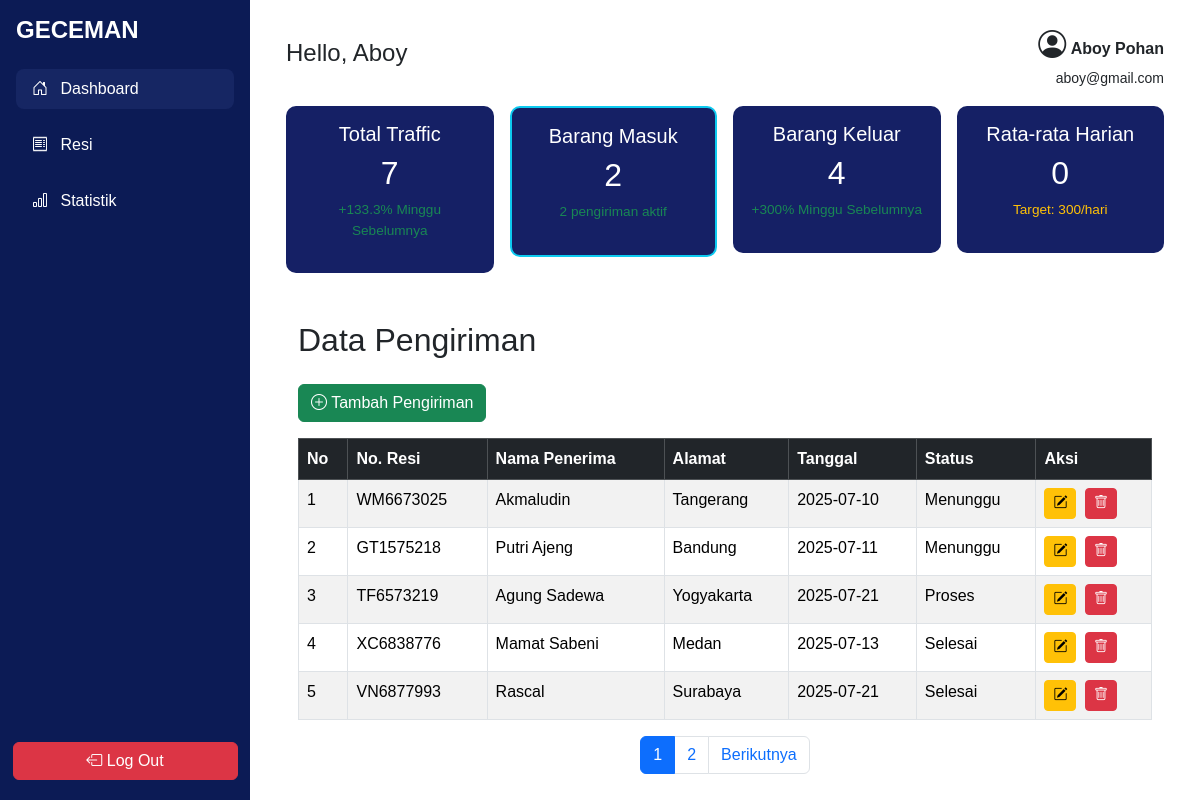
Page /dashboard.php (signed in) on the committed database.
### tables this page shows
CREATE TABLE `pengiriman` (
  `id` int(11) NOT NULL,
  `no_resi` varchar(20) NOT NULL,
  `nama_penerima` varchar(100) DEFAULT NULL,
  `alamat` varchar(100) DEFAULT NULL,
  `tanggal` date DEFAULT NULL,
  `status` enum('Selesai','Proses','Menunggu') DEFAULT NULL,
  `status_tracking` varchar(100) DEFAULT NULL
);

### dashboard.php (the view, shortened to what this page needs)
<?php
$koneksi = new mysqli("localhost", "root", "", "geceman");
$q_total = $koneksi->query("SELECT COUNT(*) AS total FROM pengiriman");
$total = $q_total->fetch_assoc()['total'];
$q_masuk = $koneksi->query("SELECT COUNT(*) AS masuk FROM pengiriman WHERE status = 'Menunggu'");
$masuk = $q_masuk->fetch_assoc()['masuk'];
$q_keluar = $koneksi->query("SELECT COUNT(*) AS keluar FROM pengiriman WHERE status = 'Selesai'");
$keluar = $q_keluar->fetch_assoc()['keluar'];
$q_avg = $koneksi->query("SELECT COUNT(*) / 7 AS rata2 FROM pengiriman WHERE tanggal >= DATE_SUB(CURDATE(), INTERVAL 7 DAY)");
$rata2 = round($q_avg->fetch_assoc()['rata2']);
$q_lastweek = $koneksi->query("SELECT COUNT(*) AS jumlah FROM pengiriman WHERE tanggal BETWEEN DATE_SUB(CURDATE(), INTERVAL 14 DAY) AND DATE_SUB(CURDATE(), INTERVAL 7 DAY)");
$lastweek = $q_lastweek->fetch_assoc()['jumlah'];
$growth_masuk = $lastweek > 0 ? round((($total - $lastweek) / $lastweek) * 100, 1) : 0;
$q_keluar_lastweek = $koneksi->query("SELECT COUNT(*) AS keluar FROM pengiriman WHERE status = 'Selesai' AND tanggal BETWEEN DATE_SUB(CURDATE(), INTERVAL 14 DAY) AND DATE_SUB(CURDATE(), INTERVAL 7 DAY)");
$keluar_lastweek = $q_keluar_lastweek->fetch_assoc()['keluar'];
$growth_keluar = $keluar_lastweek > 0 ? round((($keluar - $keluar_lastweek) / $keluar_lastweek) * 100, 1) : 0;
?>
<!DOCTYPE html>
<html lang="id">
<head>
  <link href="https://cdn.jsdelivr.net/npm/bootstrap@5.3.3/dist/css/bootstrap.min.css" rel="stylesheet">
  <link rel="stylesheet" href="https://cdn.jsdelivr.net/npm/bootstrap-icons@1.10.5/font/bootstrap-icons.css">
</head>
<body>
<div class="sidebar" id="side_nav">
  <h4 class="mb-4">GECEMAN</h4>
  <ul>
    <li class="active"><a href="#"><i class="bi bi-house-door me-2"></i> Dashboard</a></li>
    <li><a href="resi.php"><i class="bi bi-receipt me-2"></i> Resi</a></li>
    <li><a href="statistik.php"><i class="bi bi-bar-chart me-2"></i> Statistik</a></li>
  </ul>
  <a href="logout.php" class="btn btn-danger btn-logout">
  <i class="bi bi-box-arrow-left"></i> Log Out
</a>
</div>
<div class="content">
  <div class="container-fluid">
    <div class="d-flex justify-content-between align-items-center mb-3">
      <h4>Hello, Aboy</h4>
      <div class="text-end">
        <i class="bi bi-person-circle fs-3"></i>
        <strong>Aboy Pohan</strong><br>
        <small>aboy@gmail.com</small>
      </div>
    </div>
  <div class="row g-3">
  <div class="col-md-3">
    <div class="card-stat">
      <h5>Total Traffic</h5>
      <h2><?= number_format($total) ?></h2>
      <p class="<?= ($growth_masuk >= 0) ? 'text-success' : 'text-danger' ?>">
        <?= ($growth_masuk >= 0 ? '+' : '') . $growth_masuk ?>% Minggu Sebelumnya
      </p>
    </div>
  </div>
  <div class="col-md-3">
    <div class="card-stat border border-info border-2">
      <h5>Barang Masuk</h5>
      <h2><?= number_format($masuk) ?></h2>
      <p class="text-success"><?= $masuk ?> pengiriman aktif</p>
    </div>
  </div>
  <div class="col-md-3">
    <div class="card-stat">
      <h5>Barang Keluar</h5>
      <h2><?= number_format($keluar) ?></h2>
      <p class="<?= ($growth_keluar >= 0) ? 'text-success' : 'text-danger' ?>">
        <?= ($growth_keluar >= 0 ? '+' : '') . $growth_keluar ?>% Minggu Sebelumnya
      </p>
    </div>
  </div>
  <div class="col-md-3">
    <div class="card-stat">
      <h5>Rata-rata Harian</h5>
      <h2><?= number_format($rata2) ?></h2>
      <p class="text-warning">Target: 300/hari</p>
    </div>
  </div>
</div>
    <div class="container mt-5">
  <h2>Data Pengiriman</h2>
  <button class="btn btn-success my-3" data-bs-toggle="modal" data-bs-target="#modalTambah">
    <i class="bi bi-plus-circle"></i> Tambah Pengiriman
  </button>
  <table class="table table-bordered table-striped">
    <thead class="table-dark text-light fw-bold">
      <tr>
        <th>No</th>
        <th>No. Resi</th>
        <th>Nama Penerima</th>
        <th>Alamat</th>
        <th>Tanggal</th>
        <th>Status</th>
        <th>Aksi</th>
      </tr>
    </thead>
    <tbody>
      <?php
      include 'koneksi.php';
        $limit = 5;
        $page = isset($_GET['page']) ? (int)$_GET['page'] : 1;
        $start = ($page - 1) * $limit;
        $no = $start + 1;
     $query = mysqli_query($koneksi, "SELECT * FROM pengiriman ORDER BY id DESC LIMIT $start, $limit");
      while($data = mysqli_fetch_array($query)){
      ?>
      <tr>
        <td><?= $no++ ?></td>
        <td><?= $data['no_resi'] ?></td>
        <td><?= $data['nama_penerima'] ?></td>
        <td><?= $data['alamat'] ?></td>
        <td><?= $data['tanggal'] ?></td>
        <td><?= $data['status'] ?></td>
        <td>
        <button class="btn btn-sm btn-warning me-1" data-bs-toggle="modal" data-bs-target="#modalEdit<?= $data['id'] ?>">
            <i class="bi bi-pencil-square"></i>
        </button>
          <a href="hapus.php?id=<?= $data['id'] ?>" onclick="return confirm('Hapus data ini?')" class="btn btn-danger btn-sm"><i class="bi bi-trash"></i></a>
        </td>
      </tr>
      <?php } ?>
    </tbody>
  </table>
  <?php
$total_result = mysqli_query($koneksi, "SELECT COUNT(*) AS total FROM pengiriman");
$total_row = mysqli_fetch_assoc($total_result);
$total_data = $total_row['total'];
$total_pages = ceil($total_data / $limit);
?>
<nav>
  <ul class="pagination justify-content-center">
    <?php for ($i = 1; $i <= $total_pages; $i++): ?>
      <li class="page-item <?= ($i == $page) ? 'active' : '' ?>">
        <a class="page-link" href="?page=<?= $i ?>"><?= $i ?></a>
      </li>
    <?php endfor; ?>
    <?php if ($page < $total_pages): ?>
      <li class="page-item">
        <a class="page-link" href="?page=<?= $page + 1 ?>">Berikutnya</a>
      </li>
    <?php endif; ?>
  </ul>
</nav>
</div>
</body>
</html>

### dashboard.php (style rules this page uses)
body { font-family: Arial, sans-serif; background-color: #ffffffff; }
.sidebar { background: #0c1b55; color: white; min-height: 100vh; padding: 1rem; transition: all 0.3s ease; }
.sidebar h4 { font-weight: bold; }
.sidebar ul { list-style: none; padding-left: 0; }
.sidebar ul li { margin: 1rem 0; }
.sidebar ul li a { color: white; text-decoration: none; display: block; padding: 0.5rem 1rem; border-radius: 8px; }
.sidebar ul li.active a, .sidebar ul li a:hover { background-color: #162663; }
.content { padding: 1.5rem; transition: margin-left 0.3s ease; }
.card-stat { background-color: #152065; color: white; text-align: center; padding: 1rem; border-radius: 10px; }
.card-stat .text-success, .card-stat .text-danger, .card-stat .text-warning { font-size: 0.85rem; }
.table-dark { background-color: #0c1b55; }
.btn-logout { position: absolute; bottom: 20px; width: 90%; left: 5%; }
@media (min-width: 768px) { .sidebar { position: fixed; width: 250px; top: 0; left: 0; } }
@media (min-width: 768px) { .content { margin-left: 250px; } }

### rows in the picture
pengiriman: no_resi "WM6673025", nama_penerima "Akmaludin", alamat "Tangerang", tanggal "2025-07-10", status "Menunggu"
pengiriman: no_resi "GT1575218", nama_penerima "Putri Ajeng", alamat "Bandung", tanggal "2025-07-11", status "Menunggu"
pengiriman: no_resi "TF6573219", nama_penerima "Agung Sadewa", alamat "Yogyakarta", tanggal "2025-07-21", status "Proses"
pengiriman: no_resi "XC6838776", nama_penerima "Mamat Sabeni", alamat "Medan", tanggal "2025-07-13", status "Selesai"
pengiriman: no_resi "VN6877993", nama_penerima "Rascal", alamat "Surabaya", tanggal "2025-07-21", status "Selesai"

### other values in the picture
$total "7"
$growth_masuk "133.3"
$masuk "2"
$keluar "4"
$growth_keluar "300"
$rata2 "0"
